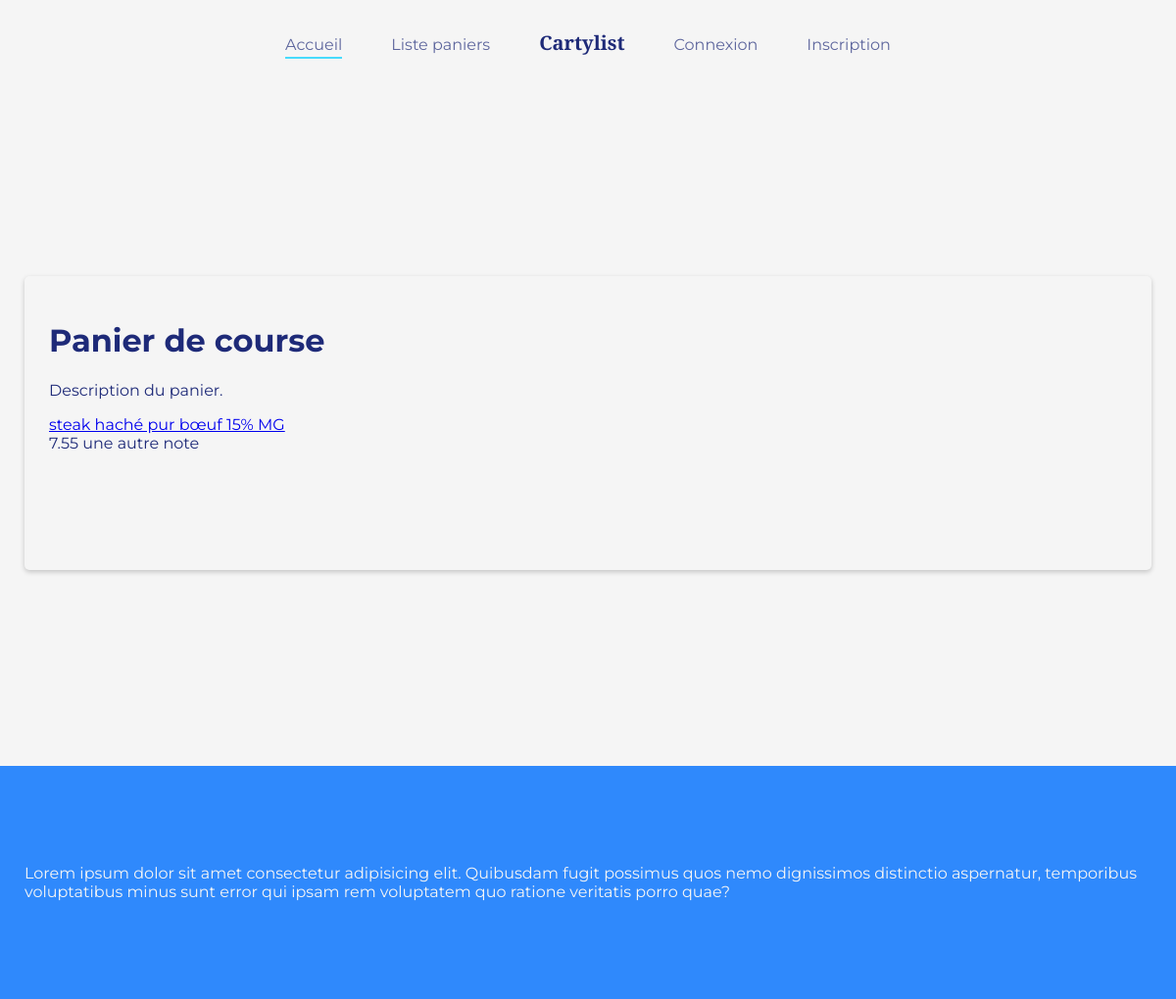
The app's page /public/vues/details_panier.php?id=1 with its own data.
### tables this page shows
CREATE TABLE `panier` (
  `id` int(11) NOT NULL AUTO_INCREMENT,
  `nom` text NOT NULL,

  PRIMARY KEY (`id`)
);

CREATE TABLE `article` (
  `id` int(11) NOT NULL AUTO_INCREMENT,
  `panier` int(11) NOT NULL,
  `nom` text NOT NULL,
  `prix` decimal(7,2) DEFAULT NULL,
  `adresse` varchar(255) DEFAULT NULL,
  `notes` text DEFAULT NULL,
  

  PRIMARY KEY (`id`)
);

### public/vues/details_panier.php (the view, shortened to what this page needs)
<?php
try {
	$bdd = new PDO($DSN, $USAGER, $MDP);
	$idPanier = filter_var($_GET['id'],FILTER_VALIDATE_INT);
	$sqlPanier = "SELECT * FROM panier WHERE panier.id = $idPanier";
	$demandePanier = $bdd->prepare($sqlPanier);
	$demandePanier->execute();
	$panier = $demandePanier->fetch(PDO::FETCH_ASSOC);
	$sqlArticles = "SELECT * FROM article WHERE article.panier = $idPanier";
	$demandeArticles = $bdd->prepare($sqlArticles);
	$demandeArticles->execute();
	$articles = $demandeArticles->fetchAll(PDO::FETCH_ASSOC);
} catch(PDOException $e) {
	echo '<br>' . $e->getMessage() . '<br>';
}
?>
<?php include "./includes/header.php" ?>
	<main>
		<div class="conteneur-centre-page">
			<div class="conteneur panier-affichage">
				<h1><?= $panier["nom"] ?></h1>
				<p>Description du panier.</p>
				<div class="liste-articles">
				<?php foreach($articles as $article) { ?>
					<div class="article">
						<a href="<?= $article["adresse"] ?>"><?= $article["nom"] ?></a><br />
						<span class="article-prix"><?= $article["prix"] ?></span>
						<span class="article-notes"><?= $article["notes"] ?></span>
					</div>
				<?php } ?>
				</div>
			</div>
		</div>
	</main>
<?php include "./includes/footer.php" ?>

### public/css/style.css (style rules this page uses)
:root { --primaire-sombre: #1e2a78; --primaire-claire: #f5f5f5; --secondaire-claire: #00d1ff; --secondaire-sombre: #2f89fc; --accent-claire: #ff4d7c; --accent: #ff1f5a; --accent-sombre: #e6003c; --police-regu: 'Montserrat', sans-serif; --police-special: 'Playfair Display', serif; }
*,*::before,::after { box-sizing: border-box; }
body { margin: 0; font-family: var(--police-regu); color: var(--primaire-sombre); background-color: var(--primaire-claire); }
.conteneur { padding: 25px; box-shadow: 0 2px 5px 0px rgba(0, 0, 0, 0.2); border-radius: 5px; }
.conteneur-centre-page { max-width: 1200px; margin: 0 auto; padding: 0 25px; }
.panier-affichage { margin: 200px 0; min-height: 300px; }

### records on screen
panier: nom "Panier de course"
article: nom "steak haché pur bœuf 15% MG", prix "7.55", notes "une autre note"
